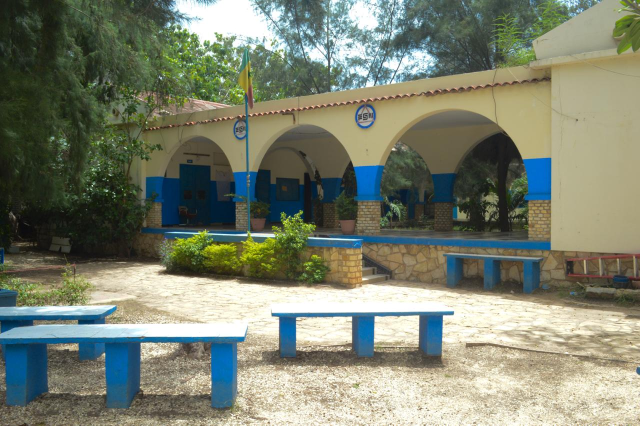
#> input picture docs/images/new/WhatsApp Image 2026-09-17 at 19.01.18.jpeg, 1280 x 851 px (shown at 1/2 size)
$ python build_media_images.py
#> lines starting #> are read from the running program, lines starting #| are printed output that depends on the picture
"""Prepare les photos de la mediatheque Educazur.

Source : docs/images/new/ (photos 1280x851, nettement meilleures que les
captures video de build_images.py).

Une seule photo demande une correction : le portail. Son enseigne imprimee,
qui est dans le bleu de la marque (teinte 211,8 deg mesuree sur l'affiche),
y ressort a 266 deg et les piliers a 240 deg : la photo a une rotation de
teinte sur les couleurs saturees, alors que sa balance des blancs est
correcte (point blanc neutre mesure a 212/218/212). Les dix autres photos
sont dans +/-11 deg de la reference, ce qui est la variation normale de la
peinture reelle selon la lumiere : elles ne sont pas retouchees.

Le recalage ramene la teinte des bleus-violets vers 213 deg en preservant
saturation et clarte, ce qui laisse intacts le portail noir, le sable et la
vegetation.
"""
import os

import numpy as np
from PIL import Image, ImageEnhance, ImageFilter

ROOT = os.path.dirname(os.path.abspath(__file__))
SRC = os.path.join(ROOT, "docs", "images", "new")
OUT = os.path.join(ROOT, "assets", "img", "media")

TEINTE_MARQUE = 213.0    # bleu de la marque, mesure sur l'affiche
LARGE, VIGNETTE = 1600, 700

# (fichier source, slug, recalage de teinte)
PHOTOS = [
    ("WhatsApp Image 2026-09-17 at 19.01.18.jpeg",     "preau-arcades-bancs",   False),
    ("WhatsApp Image 2026-09-17 at 19.01.18 (1).jpeg", "preau-arcades-large",   False),
    ("WhatsApp Image 2026-09-17 at 19.01.20 (1).jpeg", "preau-escalier",        False),
    ("WhatsApp Image 2026-09-17 at 19.01.20 (2).jpeg", "couloir-portes-bleues", False),
    ("WhatsApp Image 2026-09-17 at 19.01.20.jpeg",     "jardin-allee-rose",     False),
    ("WhatsApp Image 2026-09-17 at 19.01.21.jpeg",     "jardin-vue-haute",      False),
    ("WhatsApp Image 2026-09-17 at 19.01.21 (2).jpeg", "cour-arbres-preau",     False),
    ("WhatsApp Image 2026-09-17 at 19.01.21 (3).jpeg", "jardin-banc-bleu",      False),
    ("WhatsApp Image 2026-09-17 at 19.01.21 (4).jpeg", "salle-classe-tables",   False),
    ("WhatsApp Image 2026-09-17 at 19.01.22 (1).jpeg", "portail-entree",        True),
    ("WhatsApp Image 2026-09-17 at 19.01.22.jpeg",     "facade-route",          False),
    # prises du 18/09/2026 (docs/nouveau) : couleurs conformes, pas de recalage
    ("../../nouveau/WhatsApp Image 2026-09-18 at 10.32.17.jpeg",     "salle-informatique", False),
    ("../../nouveau/WhatsApp Image 2026-09-18 at 10.34.23.jpeg",     "bibliotheque",       False),
    ("../../nouveau/WhatsApp Image 2026-09-18 at 10.32.17 (1).jpeg", "infirmerie-lits",    False),
    ("../../nouveau/WhatsApp Image 2026-09-18 at 10.32.17 (2).jpeg", "infirmerie-examen",  False),
]


# [25 lines left out: functions rgb2hsv, hsv2rgb, not called in this run]


def smoothstep(x, a, b):
    t = np.clip((x - a) / (b - a), 0.0, 1.0)
    return t * t * (3.0 - 2.0 * t)


# [20 lines left out: functions recale_teinte, mesure_teinte, not called in this run]


def ecrit(im, chemin, largeur, qualite):
    w = min(largeur, im.width)
    i = im.resize((w, round(w * im.height / im.width)), Image.LANCZOS)
    if w < im.width:
        i = i.filter(ImageFilter.UnsharpMask(radius=1.1, percent=70, threshold=3))
    i.save(chemin, "JPEG", quality=qualite, optimize=True, progressive=True)
    return os.path.getsize(chemin)


def main():
    os.makedirs(OUT, exist_ok=True)
    total = 0
    for src, slug, recale in PHOTOS:
        im = Image.open(os.path.join(SRC, src)).convert("RGB")
#> im is the input picture: PIL image 1280x851 RGB; mean R, G, B 123.6, 129.5, 111.6
        if recale:
            avant = mesure_teinte(im)
            im = recale_teinte(im)
            apres = mesure_teinte(im)
            print(f"  recalage de teinte sur {slug} : "
                  f"{avant:.1f} deg -> {apres:.1f} deg (marque {TEINTE_MARQUE:.1f})")
        im = ImageEnhance.Color(im).enhance(1.06)
        im = ImageEnhance.Contrast(im).enhance(1.04)
        n1 = ecrit(im, os.path.join(OUT, slug + ".jpg"), LARGE, 84)
        n2 = ecrit(im, os.path.join(OUT, slug + "-vignette.jpg"), VIGNETTE, 80)
#> call 2 of ecrit, with largeur = 700, qualite = 80
#> in ecrit (call 2), `i = im.resize((w, round(w * im.height / im.width)), Image.LANCZOS)`:
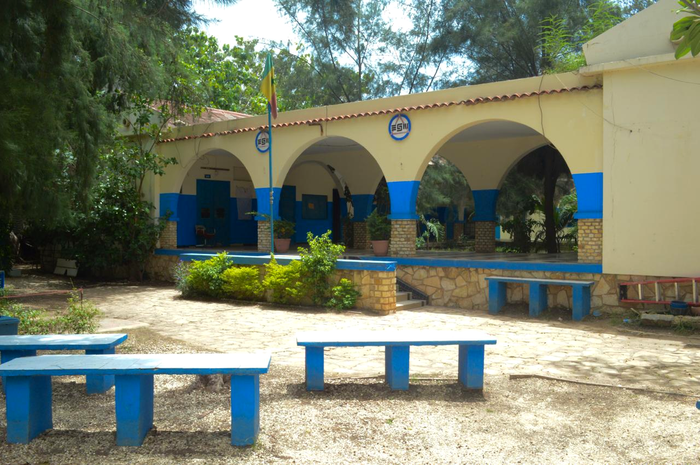
#> i: PIL image 700x465 RGB; mean R, G, B 122.4, 128.8, 109.1
        total += n1 + n2
#> total = 307430
        print(f"{slug:24s} {n1/1024:6.0f} Ko + {n2/1024:5.0f} Ko")
#| preau-arcades-bancs         212 Ko +    89 Ko
#> pass 2 of the loop in main, `for src, slug, recale in PHOTOS:`:
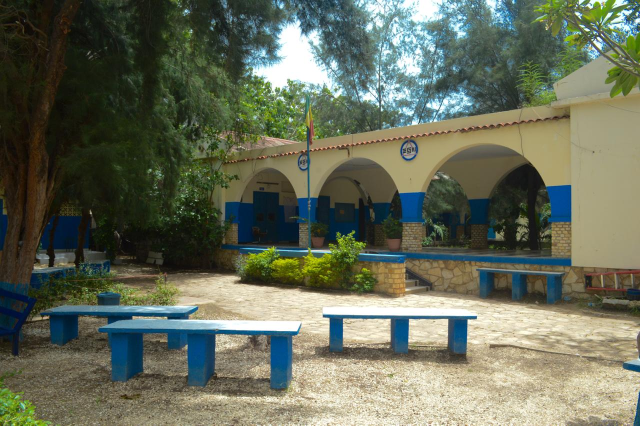
#> input picture docs/images/new/WhatsApp Image 2026-09-17 at 19.01.18 (1).jpeg, 1280 x 851 px (shown at 1/2 size)
#> in main, im is the input picture: PIL image 1280x851 RGB; mean R, G, B 102.5, 108.3, 89.8
#> in ecrit (call 4), `i = im.resize((w, round(w * im.height / im.width)), Image.LANCZOS)`:
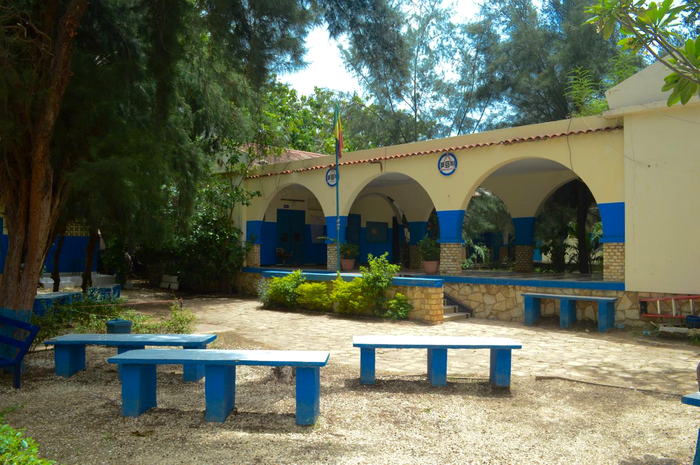
#> i: PIL image 700x465 RGB; mean R, G, B 101.4, 107.7, 87.3
#> total = 628745
#| preau-arcades-large         222 Ko +    92 Ko
#> pass 3 of the loop in main, `for src, slug, recale in PHOTOS:`:
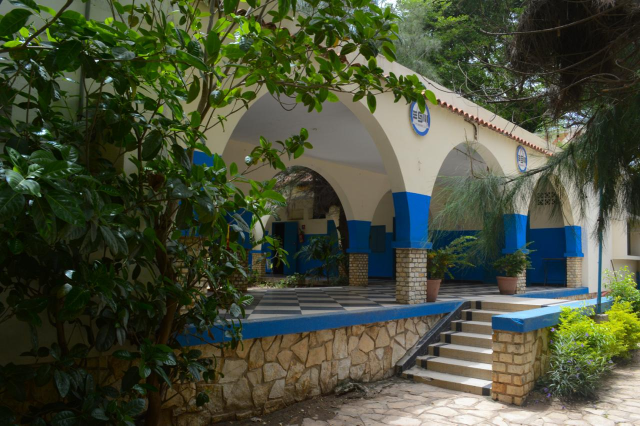
#> input picture docs/images/new/WhatsApp Image 2026-09-17 at 19.01.20 (1).jpeg, 1280 x 851 px (shown at 1/2 size)
#> in main, im is the input picture: PIL image 1280x851 RGB; mean R, G, B 71, 77.5, 56.5
#> in ecrit (call 6), `i = im.resize((w, round(w * im.height / im.width)), Image.LANCZOS)`:
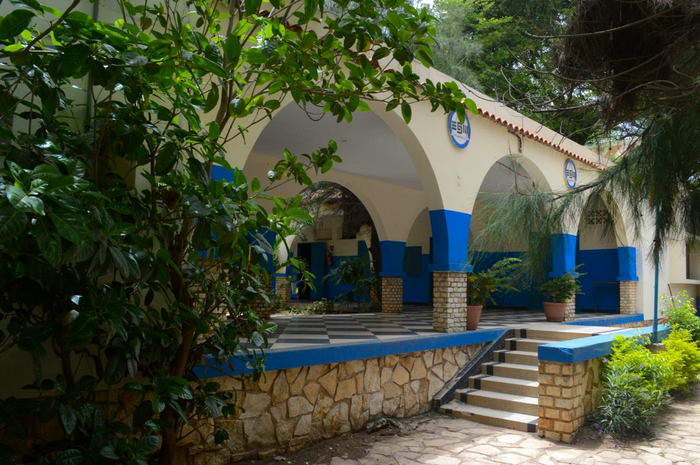
#> i: PIL image 700x465 RGB; mean R, G, B 69.9, 77, 54.7
#> total = 929405
#| preau-escalier              203 Ko +    90 Ko
#> the loop made 7 passes; the first 3 are shown
    print(f"\nTotal : {total/1024/1024:.2f} Mo")


if __name__ == "__main__":
#> (the run stopped early here; a loop or call above may not have finished)
